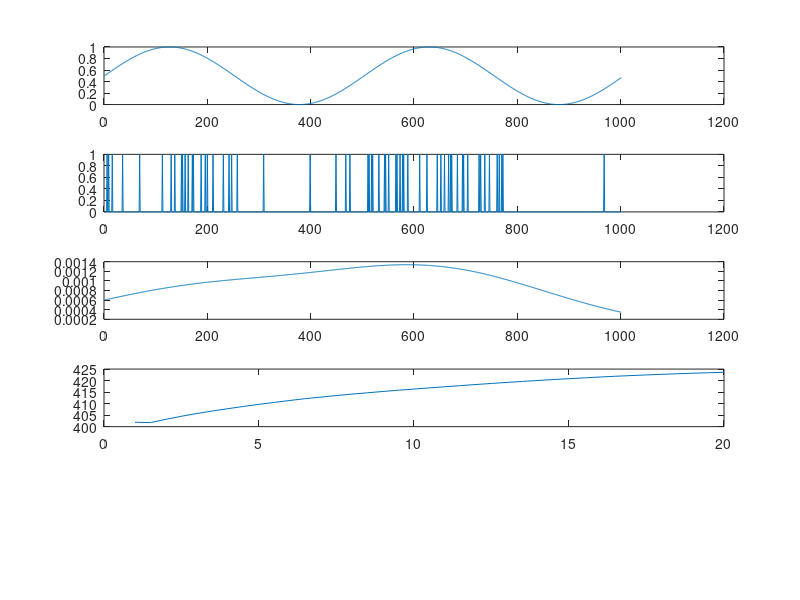

MATLAB code to generate this figure:
%%
figure(1); nFigs = 5;
t = 0:0.1:100;
x = 0.5 * (1 + sin(t/8));
subplot(nFigs, 1, 1);
plot(x);
%
y = rand(size(t)) < x/8;
subplot(nFigs, 1, 2);
plot(y);
%
clear ll;
i = 1;
sig = 1:0.5:20;
for sigma = sig
    q = -3*sigma:0.1:3*sigma;
    k = normpdf(q, 1, sigma);
    yInd = find(y);
    yInd = yInd(1:1:length(yInd));
    yDec = zeros(size(y));
    yDec(yInd) = 1;
    xRec = conv(double(yDec), k);
    xRec = xRec(round((length(k)/2)) : (round(length(k)/2) + length(x) - 1));
    xRec = xRec/sum(xRec);
    %log-like
    p = xRec(y);
    p(p==0) = 1;
    loglik(i) = -sum(log(p));
    i = i + 1;
end
subplot(nFigs, 1, 3);
plot(xRec)
subplot(nFigs, 1, 4);
plot(sig, loglik);
